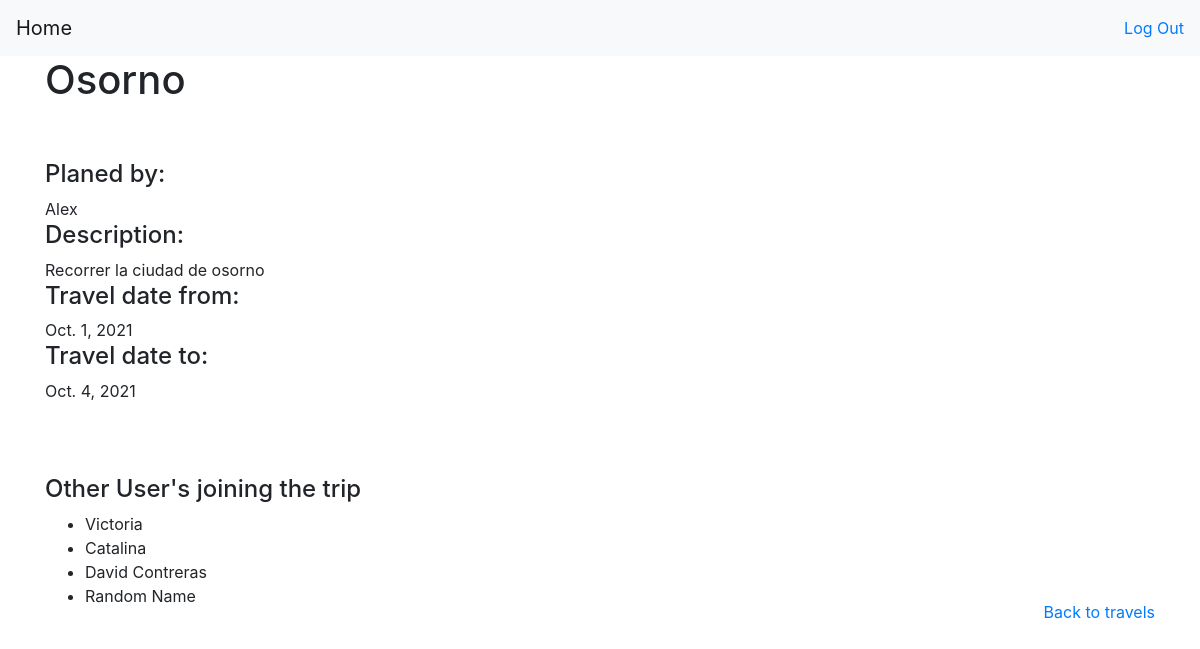
/travels/destination/3 (signed in), run on the app's committed database.
### travel_buddy/models.py (models this page shows)
class Travel(models.Model):
    destination = models.CharField(max_length=100)
    plan = models.CharField(max_length=255)
    start_date = models.DateField()
    end_date = models.DateField()
    user = models.ForeignKey(User, on_delete=CASCADE, related_name="travels")
    joined = models.ManyToManyField(User, related_name="join")
    created_at = models.DateTimeField(auto_now_add=True)
    updated_at = models.DateTimeField(auto_now=True)

### login/models.py (models this page shows)
class User(models.Model):
    name = models.CharField(max_length=100)
    user_name = models.CharField(max_length=100)
    password = models.CharField(max_length=100)
    created_at = models.DateTimeField(auto_now_add=True)
    updated_at = models.DateTimeField(auto_now=True)
    objects = UserManager()

### travel_buddy/views.py (the view)
# urls.py: path('destination/<int:travel_id>', views.view_travel, name='view_travel'),
def view_travel(request, travel_id):
    if 'user_id' not in request.session:
        return redirect('/')
    context = {
        'user': User.objects.get(travels=(Travel.objects.get(id = travel_id))),
        'travel': Travel.objects.get(id = travel_id),
        'other_users': User.objects.filter(join=travel_id).exclude(travels=(Travel.objects.get(id = travel_id))),
    }
    return render(request, 'destination.html', context)

### login/templates/destination.html (shortened to what this page needs)
<!DOCTYPE html>
<html lang="en">
<head>
    <link rel="stylesheet" href="https://cdn.jsdelivr.net/npm/bootstrap@4.6.0/dist/css/bootstrap.min.css">
</head>
<body>
    {% include "navbar.html" %}
    <div class="container">
        <div class="row">
            <div class="col">
                <h1>{{travel.destination}}</h1><br><br>
                <h4>Planed by: </h4> {{user.name}}</h4><br>
                <h4>Description: </h4>{{travel.plan}}
                <h4>Travel date from: </h4>{{travel.start_date}}
                <h4>Travel date to: </h4>{{travel.end_date}}
            </div>
        </div><br><br><br>
        <div class="row justify-content-between">
            <div class="col-8">
                <h4>Other User's joining the trip</h4>
                <ul>
                    {% for o_user in other_users %}
                    <li>{{ o_user.name }}</li>
                    {% endfor %}
                </ul>
            </div>
            <div class="col-4 text-right align-self-end">
                <a href="{% url 'travels' %}">Back to travels</a>
            </div>
        </div>
    </div>

### data on the page
Travel: destination "Osorno", plan "Recorrer la ciudad de osorno", start_date "Oct. 1, 2021", end_date "Oct. 4, 2021"
User: name "Alex"
User: name "Victoria"
User: name "Catalina"
User: name "David Contreras"
User: name "Random Name"
